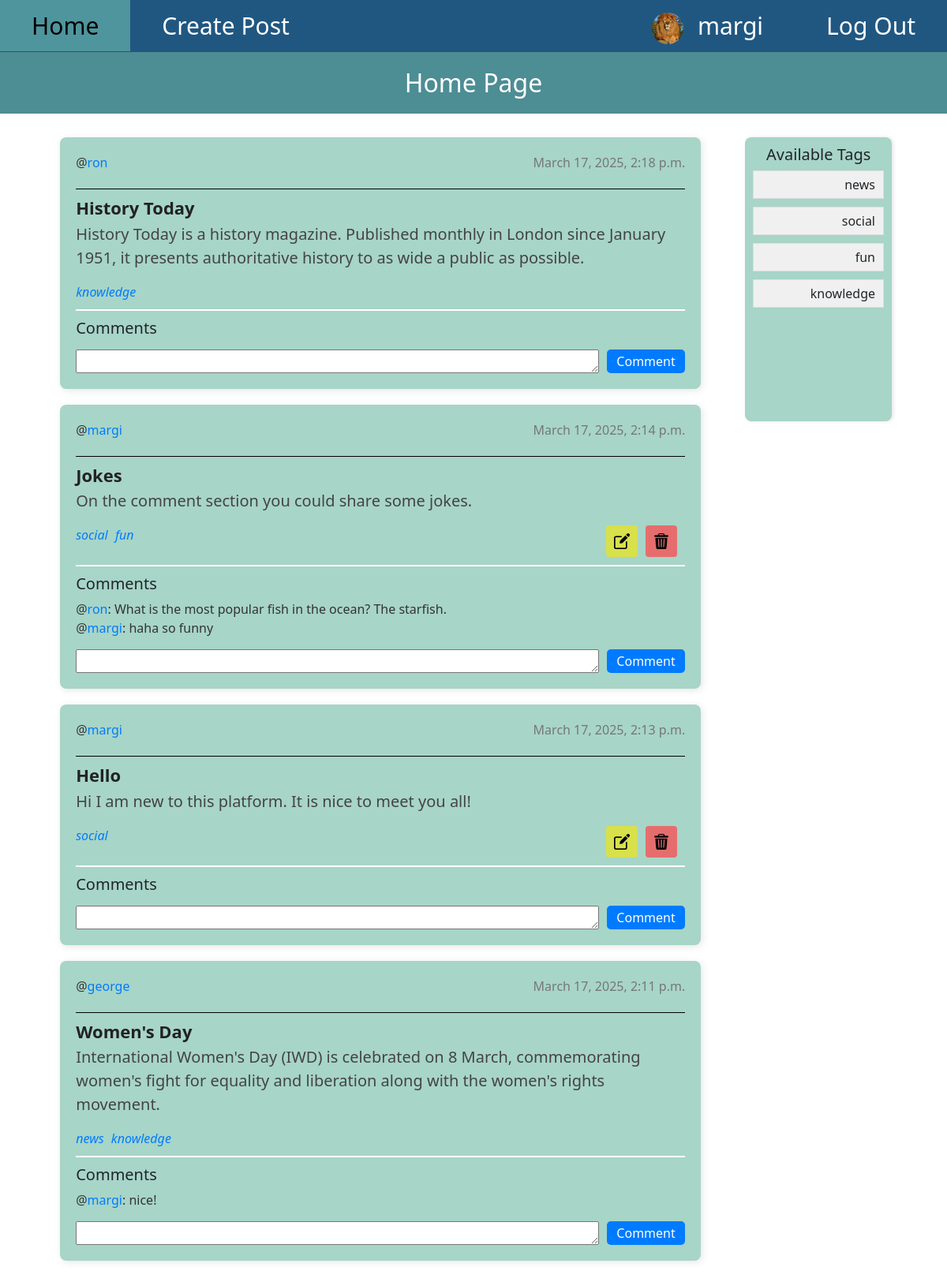
Page /home (signed in) on the earlier database version.
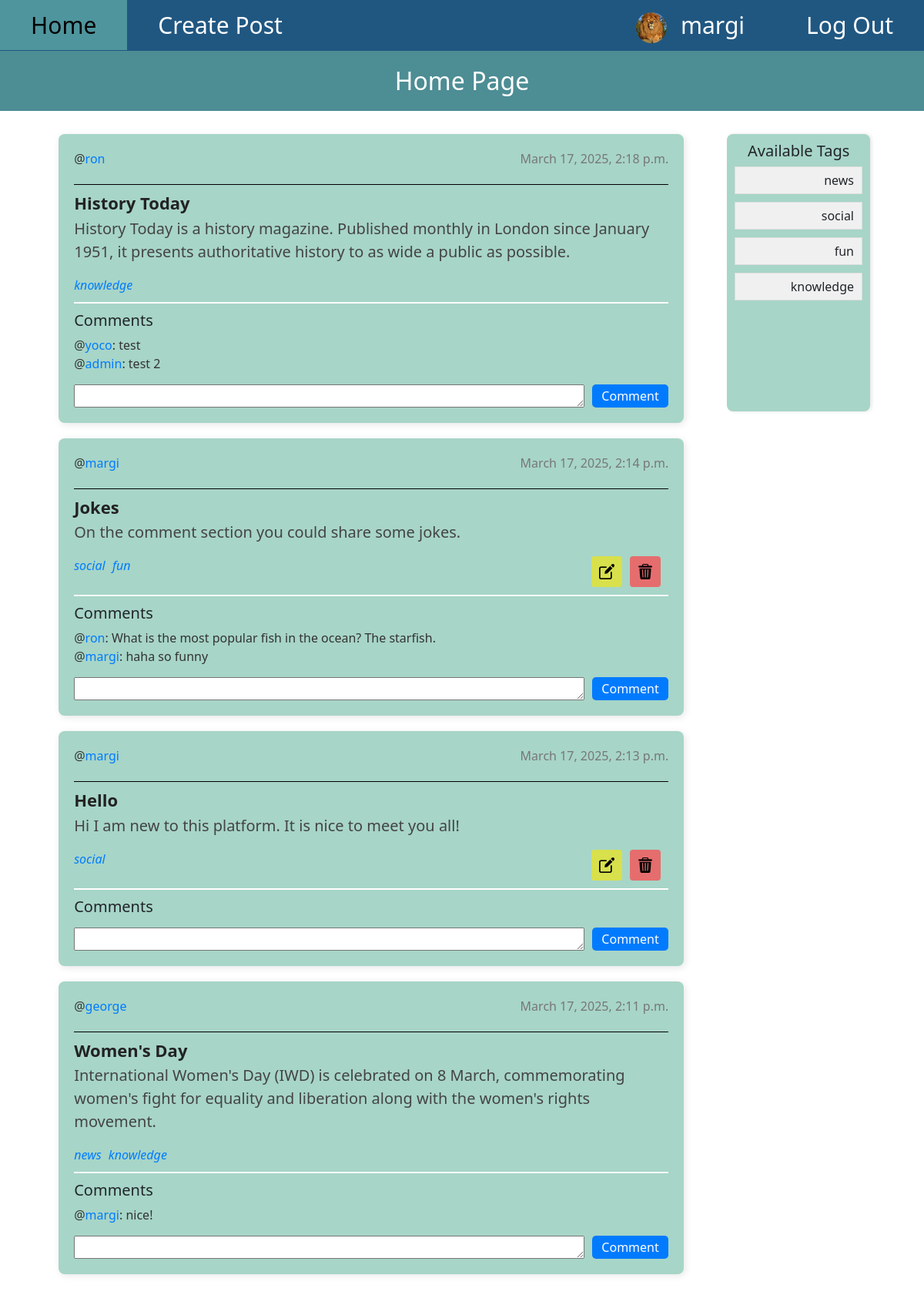
Same page on the later database version.
### core/models.py (models this page shows, shortened)
class CustomUser(AbstractUser):
    image = models.ImageField(upload_to="profile_icons")
    def get_groups(self):
        groups = []
        for group in self.groups.all():
            groups.append(group.name)
        return ' '.join(groups)
    get_groups.short_description = 'Groups'

class Post(models.Model):
    author = models.ForeignKey(CustomUser, on_delete=models.CASCADE, related_name="posts")
    title = models.CharField(max_length=100)
    content = models.TextField()
    tags = models.ManyToManyField(Tag)
    created_at = models.DateTimeField(auto_now_add=True)
    updated_at = models.DateTimeField(auto_now=True)
    def get_tags(self):
        return ", ".join([tag.name for tag in self.tags.all()])
    get_tags.short_description = "Tags"

class Tag(models.Model):
    name = models.CharField(max_length=100)
    def __str__(self):
        return self.name

class Comment(models.Model):
    commenter = models.ForeignKey(CustomUser, on_delete=models.CASCADE)
    content = models.TextField()
    post = models.ForeignKey(Post, on_delete=models.CASCADE, related_name="comments")

### core/views.py (the view, shortened to what this page needs)
# urls.py: path("home", views.HomeView.as_view(), name="home"),
class HomeView(LoginRequiredMixin, View):
    login_url = "login"
    def get(self, request):
        posts = Post.objects.all().order_by("-updated_at")
        tags = Tag.objects.all()
        form = CommentForm()
        return render(request, "core/home.html", context={
            "posts": posts,
            "form": form,
            "tags": tags
        })

### core/forms.py
class CommentForm(forms.ModelForm):
    class Meta:
        model = Comment
        fields = ["content"]

### core/templates/core/home.html (shortened to what this page needs)
{% extends "base.html" %}
{% load static %}
{% block css_files %}<link rel="stylesheet" href="{% static 'core/home.css' %}">{% endblock %}
{% block content %}
  <div class="title-box">
      <h1 class="page-title">
        {{ page_title|default:"Home Page" }}
      </h1>
  </div>
  <div class="content-container">
      {% if posts %}
          <ul class="post-list">
            {% for post in posts %}
                <li class="post-item">
                    <div class="post-header">
                        <p class="post-author">
                            @<a href="{% url 'check_user_profile' post.author.username %}">{{ post.author.username }}</a>
                        </p>
                        <p class="post-date">{{ post.updated_at }}</p>
                    </div>
                    <h2 class="post-title">{{ post.title }}</h2>
                    <p class="post-content">{{ post.content }}</p>
                    <div class="post-footer">
                        <div class="post-tags">
                            {% for tag in post.tags.all %}
                              <a href="{% url 'sort_by_tag' tag.name %}">{{ tag }}</a>
                            {% endfor %}
                        </div>
                        {% if user.id == post.author.id %}
                            <div class="post-edit">
                                <a href="{% url 'edit_post' post.id %}">
                                    <button class="button-edit" type="button"><img src="{% static 'core/images/edit.png' %}"></button>
                                </a>
                                <button class="button-delete" id="openPopup{{ post.id }}"><img src="{% static 'core/images/bin.png' %}"></button>
                            </div>
                        {% endif %}
                    </div>
                    <div class="post-comments">
                        <h5>Comments</h5>
                        <ul class="comment-list">
                            {% for comment in post.comments.all %}
                                <li class="comment-item">
                                    @<a href="{% url 'check_user_profile' comment.commenter.username %}">{{ comment.commenter.username }}</a>: {{ comment.content }}
                                </li>
                            {% endfor %}
                        </ul>
                    </div>
                    <form action="{% url 'home' %}" method="POST">
                        <div class="form-field">
                            {{ form.content }}
                            <button type="submit" class="submit-btn">Comment</button>
                        </div>
                    </form>
                </li>
            {% endfor %}
          </ul>
      {% else %}
        <h2>No posts yet</h2>
      {% endif %}
      <div class="tags-section">
          <h3>Available Tags</h3>
          <ul class="tags-list">
              {% for tag in tags %}
                <li class="tag-item">
                    <form action="{% url 'sort_by_tag' tag.name %}">
                        <button type="submit" class="tag-button">{{ tag.name }}</button>
                    </form>
                </li>
              {% endfor %}
          </ul>
      </div>
  </div>
{% endblock %}

### templates/base.html (shortened to what this page needs)
{% load static %}
<!DOCTYPE html>
<html lang="en">
<head>
    <link rel="stylesheet" href="{% static 'styles.css' %}">
    <link href="https://cdn.jsdelivr.net/npm/bootstrap@5.3.3/dist/css/bootstrap.min.css" rel="stylesheet">
    {% block css_files %}{% endblock %}
</head>
<body>
  {% if user.is_authenticated %}
      <div class="top-nav">
        <a href="{% url 'home' %}">Home</a>
        <a href="{% url 'create_post' %}">Create Post</a>
        <div class="top-right-nav">
          <a href="{% url 'check_user_profile' user.username %}">
              {% if user.image %}
                <img class="profile-image" src="{{ user.image.url }}">
              {% endif %}
              {{ user.username }}
          </a>
          <form action="{% url 'logout' %}" method="POST">
            <button type="submit">Log Out</button>
          </form>
        </div>
      </div>
  {% endif %}
{% block content %}{% endblock %}
</body>
</html>

### static/styles.css (style rules this page uses)
body { font-family: "Poppins", sans-serif; }
.top-nav { background-color: #205781; overflow: hidden; }
.top-nav a, .top-nav button { all: unset; float: left; color: #FFFFFF; text-align: center; text-decoration: none; font-size: 30px; padding: 10px 40px; cursor: pointer; }
.top-right-nav { float: right; display: flex; align-items: center; }
.profile-image { width: 40px; height: 40px; border-radius: 50%; object-fit: cover; margin-right: 10px }
.title-box { background-color: #4d8d94; padding: 20px; text-align: center; width: 100%; margin: 0 auto; margin-bottom: 10px; }
.page-title { color: white; margin: 0; font-size: 2em; }

### core/static/core/home.css (style rules this page uses)
.content-container { display: flex; justify-content: space-between; margin: 20px; }
.tags-section { width: 16%; position: sticky; top: 0; margin-top: 10px; padding: 10px; margin-right: 50px; background-color: #a7d5c7; box-shadow: 2px 0px 5px rgba(0, 0, 0, 0.1); height: 45vh; overflow-y: auto; border-radius: 8px; }
.tags-section h3 { font-size: 20px; text-align: center; }
.tags-list { list-style-type: none; padding: 0; }
.tag-item { margin-bottom: 10px; }
.tag-button { background-color: #f0f0f0; border: 1px solid #ddd; padding: 5px 10px; text-align: right; display: block; width: 100%; color: inherit; text-decoration: none; font: inherit; cursor: pointer; }
.post-list { list-style: none; padding: 0; margin: 0 auto; display: flex; flex-direction: column; align-items: center; width: 70%; }
.post-item { background-color: #a7d5c7; padding: 20px; margin: 10px 0; width: 100%; border-radius: 8px; box-shadow: 2px 2px 10px rgba(0, 0, 0, 0.1); }
.post-header { display: flex; justify-content: space-between; font-size: 16px; color: #666; margin-bottom: 10px; padding-bottom: 5px; border-bottom: 1px solid black; }
.post-author { font-size: 1em; color: #333; }
.post-author a { color: #007bff; text-decoration: none; }
.profile-image { width: 40px; height: 40px; border-radius: 50%; object-fit: cover; margin-right: 10px }
.post-date { color: #777; }
.post-title { font-size: 22px; font-weight: bold; margin: 5px 0; color: #222; }
.post-content { font-size: 20px; color: #444; text-align: left; }
.post-footer { display: flex; justify-content: space-between; }
.post-tags { font-style: italic; color: #646567; }
.post-tags a { display: inline; margin-right: 5px; color: #007bff; text-decoration: none; }
.post-edit { display: flex; }
.post-edit button { color: white; cursor: pointer; border: none; border-radius: 4px; display: flex; align-items: center; justify-content: center; width: 40px; height: 40px; padding: 0; margin-right: 10px; }
.post-edit button img { width: 20px; height: 20px; }
.button-edit { background-color: #d8e04c; }
.button-delete { background-color: #e66d6d; }
.post-comments { margin-top: 10px; padding-top: 10px; border-top: 2px solid white; }
.comment-list { list-style: none; padding: 0; margin: 0 auto; font-size: 16px; }
.comment-item { font-size: 1em; color: #333; }
.comment-item a { color: #007bff; text-decoration: none; }
.form-field { margin-top: 15px; display: flex; }
textarea { width: 100%; height: 30px; margin-right: 10px }
.submit-btn { width: 15%; padding: 0px; font-size: 16px; background-color: #007bff; color: white; border: none; border-radius: 5px; cursor: pointer; transition: background-color 0.3s; }

Differences in the rows shown:
added Comment: commenter.username "yoco", content "test", shown under Post "History Today"
added Comment: commenter.username "admin", content "test 2", shown under Post "History Today"
